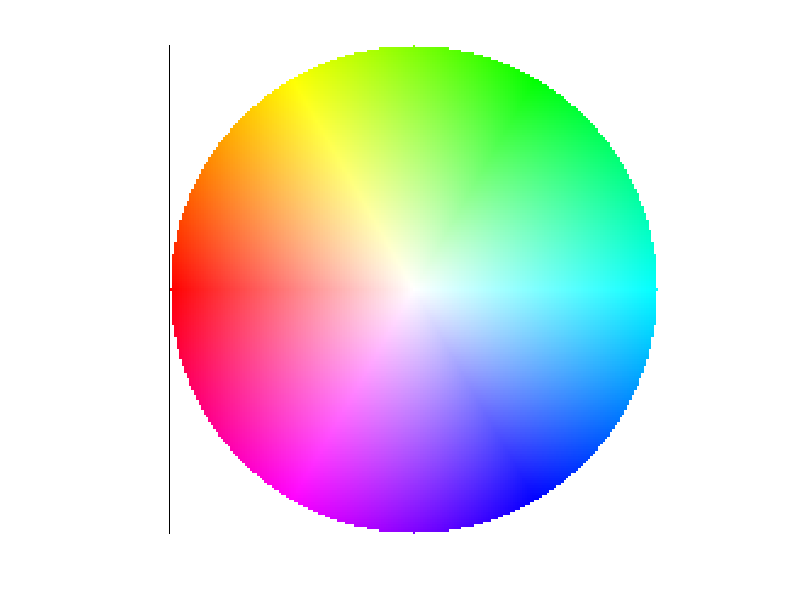

Reproduce this figure in MATLAB.
%inputs:
%plotradius: the plot radius of the disk. Image will be 2*plotradius+1 x 2*plotradius+1
%plotvalue:  the Value at which the slice of the HSV cylinder is to be taken. In the range 0-1
plotradius = 100;
plotvalue = 1;
[x, y] = meshgrid(-plotradius:plotradius);  %get x,y coordinates of pixels in image
[hue, saturation] = cart2pol(x, y);  %convert to angle, radius. Angle is the hue, radius is the saturation in the HSV cylinder
hue = (hue + pi) / (2*pi); %rescale from -pi:pi to 0:1 since matlab use 0:1 for the range of the hue
saturation = saturation / plotradius;  %rescale saturation to range 0:1. Not that anything above 1 is outside the cylinder
value = ones(size(hue)) * plotvalue;  %set value constant for all points in the disk
%now set points outside the disk (saturation >1) to white. That'd be a value of 1 and saturation of 0. hue doesn't matter
outsidedisk = saturation > 1;
saturation(outsidedisk) = 0;
value(outsidedisk) = 1;
%finally, convert hsv to rgb and plot
rgb = hsv2rgb(cat(3, hue, saturation, value));
imshow(rgb);